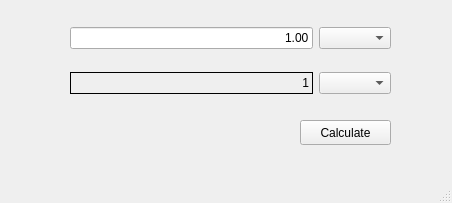
<?xml version="1.0" encoding="UTF-8"?>
<ui version="4.0">
 <class>MainWindow</class>
 <widget class="QMainWindow" name="MainWindow">
  <property name="geometry">
   <rect>
    <x>0</x>
    <y>0</y>
    <width>452</width>
    <height>203</height>
   </rect>
  </property>
  <property name="windowTitle">
   <string>Currency Calculator</string>
  </property>
  <property name="windowIcon">
   <iconset>
    <normaloff>Icon.png</normaloff>Icon.png</iconset>
  </property>
  <widget class="QWidget" name="centralwidget">
   <widget class="QLabel" name="label">
    <property name="geometry">
     <rect>
      <x>50</x>
      <y>370</y>
      <width>237</width>
      <height>25</height>
     </rect>
    </property>
    <property name="text">
     <string/>
    </property>
    <property name="alignment">
     <set>Qt::AlignRight|Qt::AlignTrailing|Qt::AlignVCenter</set>
    </property>
   </widget>
   <widget class="QWidget" name="gridLayoutWidget">
    <property name="geometry">
     <rect>
      <x>70</x>
      <y>10</y>
      <width>321</width>
      <height>101</height>
     </rect>
    </property>
    <layout class="QGridLayout" name="gridLayout" columnstretch="90,10">
     <item row="1" column="0">
      <widget class="QLabel" name="target">
       <property name="frameShape">
        <enum>QFrame::Box</enum>
       </property>
       <property name="text">
        <string>1</string>
       </property>
       <property name="alignment">
        <set>Qt::AlignRight|Qt::AlignTrailing|Qt::AlignVCenter</set>
       </property>
      </widget>
     </item>
     <item row="0" column="0">
      <widget class="QLineEdit" name="source">
       <property name="text">
        <string>1.00</string>
       </property>
       <property name="maxLength">
        <number>14</number>
       </property>
       <property name="alignment">
        <set>Qt::AlignRight|Qt::AlignTrailing|Qt::AlignVCenter</set>
       </property>
      </widget>
     </item>
     <item row="1" column="1">
      <widget class="QComboBox" name="comboBoxTarget">
       <property name="maxVisibleItems">
        <number>9</number>
       </property>
      </widget>
     </item>
     <item row="0" column="1">
      <widget class="QComboBox" name="comboBoxSource">
       <property name="maxVisibleItems">
        <number>9</number>
       </property>
       <property name="minimumContentsLength">
        <number>0</number>
       </property>
      </widget>
     </item>
    </layout>
   </widget>
   <widget class="QPushButton" name="calculateButton">
    <property name="geometry">
     <rect>
      <x>300</x>
      <y>120</y>
      <width>91</width>
      <height>25</height>
     </rect>
    </property>
    <property name="text">
     <string>Calculate</string>
    </property>
   </widget>
  </widget>
  <widget class="QMenuBar" name="menubar">
   <property name="geometry">
    <rect>
     <x>0</x>
     <y>0</y>
     <width>452</width>
     <height>22</height>
    </rect>
   </property>
  </widget>
  <widget class="QStatusBar" name="statusbar"/>
 </widget>
 <resources/>
 <connections/>
</ui>
